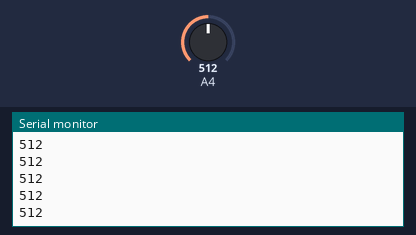
Simulated run of this sketch. Board: Arduino Uno, built with avr-gcc and run on an emulated ATmega328P. Shown: the last lines printed to the serial monitor. Inputs (shaded band) come from the test bench; at power-on: A4 = 512.

Above: at 1.2 s.
1.3 s: A4 set to 716
At 2.4 s:
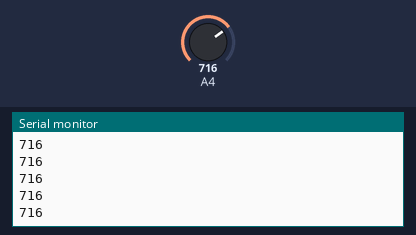
2.8 s: A4 set to 900
At 3.9 s:
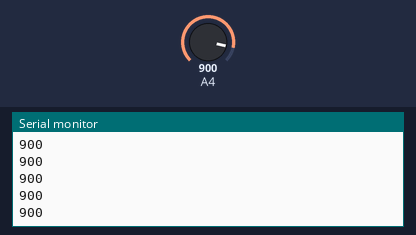
Timing chart, 0 to 5.8 s (numbered marks = the images above; inputs shaded):
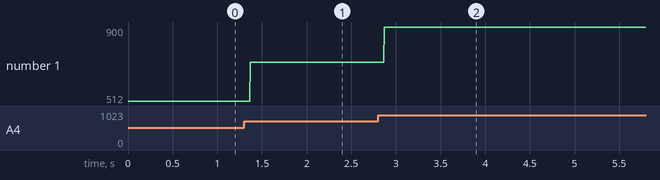

The sketch:

TurbitySensorTest.ino
```cpp
void setup() {
 Serial.begin(9600); //Baud rate: 9600
}
void loop() {
 int sensorValue = analogRead(A4);// read the input on analog pin 0:
 float voltage = sensorValue * (5.0 / 1024.0); // Convert the analog reading (which goes from 0 - 1023) to a voltage (0 - 5V):
 int mic = (sensorValue - 2000) * 2;
 Serial.println(sensorValue); // print out the value you read:
 //delay(200);
}
```

Measured:
- after the input at 1.3 s, the serial monitor: prints a new line after 0.07 s (image 1)
- after the input at 2.8 s, the serial monitor: prints a new line after 0.07 s (image 2)
- plotted number 1: 512 → 716 after the input at 1.3 s, 716 → 900 after the input at 2.8 s
